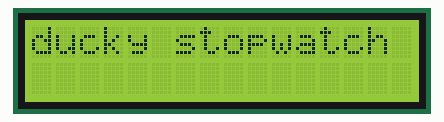
This sketch was run on a simulated Arduino Uno, built with avr-gcc and run on an emulated ATmega328P. Shown: 16×2 character LCD.

Above: at 1.6 s.
At 2.7 s:
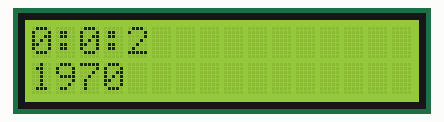
At 10.8 s:
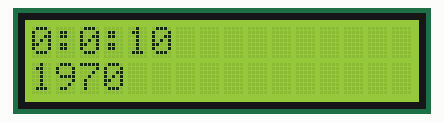
At 19.9 s:
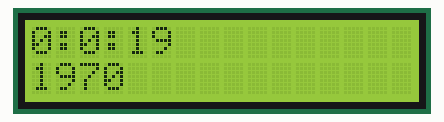
At 29.1 s:
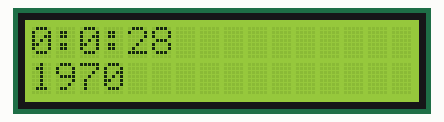
At 38.2 s:
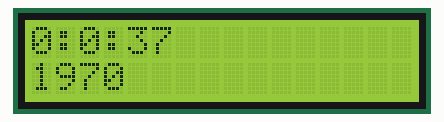

The sketch:

LCDclock.ino
```cpp
#include <TimeLib.h>

/* YourDuino.com Example Software Sketch
 16 character 2 line I2C Display
 Backpack Interface labelled "A0 A1 A2" at lower right.
 ..and
 Backpack Interface labelled "YwRobot Arduino LCM1602 IIC V1"
 MOST use address 0x27, a FEW use 0x3F
 terry@yourduino.com */

/*-----( Import needed libraries )-----*/
#include <Wire.h>  // Comes with Arduino IDE
// Get the LCD I2C Library here:
// https://bitbucket.org/fmalpartida/new-liquidcrystal/downloads
// Move any other LCD libraries to another folder or delete them
// See Library "Docs" folder for possible commands etc.
#include <LiquidCrystal_I2C.h>

/*-----( Declare Constants )-----*/
/*-----( Declare objects )-----*/
// set the LCD address to 0x27 for a 16 chars 2 line display
// A FEW use address 0x3F
// Set the pins on the I2C chip used for LCD connections:
//                    addr, en,rw,rs,d4,d5,d6,d7,bl,blpol
LiquidCrystal_I2C lcd(0x27, 2, 1, 0, 4, 5, 6, 7, 3, POSITIVE);  // Set the LCD I2C address

/*-----( Declare Variables )-----*/
//NONE

void setup()   /*----( SETUP: RUNS ONCE )----*/
{
  Serial.begin(9600);  // Used to type in characters

  lcd.begin(16,2);   // initialize the lcd for 16 chars 2 lines, turn on backlight

// ------- Quick 3 blinks of backlight  -------------
  for(int i = 0; i< 3; i++)
  {
    lcd.backlight();
    delay(250);
    lcd.noBacklight();
    delay(250);
  }
  lcd.backlight(); // finish with backlight on

//-------- Write characters on the display ------------------
// NOTE: Cursor Position: (CHAR, LINE) start at 0
  lcd.setCursor(0,0); //Start at character 4 on line 0
  lcd.print("ducky stopwatch");
  delay(1000);

}/*--(end setup )---*/


void loop()   /*----( LOOP: RUNS CONSTANTLY )----*/
{
  lcd.clear();
  lcd.setCursor(0,0);
  time_t rn = now();
  setTime(rn);
  lcd.print(String(hour(rn)) + ':' + String(minute(rn)) + ':' + String(second(rn)));
  lcd.setCursor(0, 1);
  lcd.print(year(rn));
  delay(1000);
}/* --(end main loop )-- */
```

Measured:
- what the display in image 0 shows lasts 1.0 s, from 1.6 s to 2.6 s
